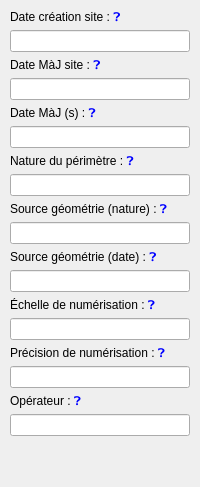
<widget class="QWidget" name="siteTab_3_scrollContents"><layout class="QVBoxLayout" name="siteTab_3_innerLayout"><property name="leftMargin"><number>10</number></property><property name="topMargin"><number>10</number></property><property name="rightMargin"><number>10</number></property><item>
                          <widget class="QLabel" name="lbl_txtSite_date_crea_site">
                            <property name="text"><string>Date création site : &lt;a href="?" style="text-decoration:none;"&gt;❓&lt;/a&gt;</string></property>
                          <property name="textFormat"><enum>Qt::RichText</enum></property><property name="textInteractionFlags"><set>Qt::LinksAccessibleByMouse</set></property></widget>
                        </item>
                        <item>
                          <widget class="QLineEdit" name="txtSite_date_crea_site">
                            <property name="readOnly"><bool>true</bool></property>
                          </widget>
                        </item>
                        <item>
                          <widget class="QLabel" name="lbl_txtSite_date_maj_site">
                            <property name="text"><string>Date MàJ site : &lt;a href="?" style="text-decoration:none;"&gt;❓&lt;/a&gt;</string></property>
                          <property name="textFormat"><enum>Qt::RichText</enum></property><property name="textInteractionFlags"><set>Qt::LinksAccessibleByMouse</set></property></widget>
                        </item>
                        <item>
                          <widget class="QLineEdit" name="txtSite_date_maj_site">
                            <property name="readOnly"><bool>true</bool></property>
                          </widget>
                        </item>
                        <item>
                          <widget class="QLabel" name="lbl_txtSite_date_maj_s">
                            <property name="text"><string>Date MàJ (s) : &lt;a href="?" style="text-decoration:none;"&gt;❓&lt;/a&gt;</string></property>
                          <property name="textFormat"><enum>Qt::RichText</enum></property><property name="textInteractionFlags"><set>Qt::LinksAccessibleByMouse</set></property></widget>
                        </item>
                        <item>
                          <widget class="QLineEdit" name="txtSite_date_maj_s">
                            <property name="readOnly"><bool>true</bool></property>
                          </widget>
                        </item>
                        <item>
                          <widget class="QLabel" name="lbl_txtSite_nature_perimetre">
                            <property name="text"><string>Nature du périmètre : &lt;a href="?" style="text-decoration:none;"&gt;❓&lt;/a&gt;</string></property>
                          <property name="textFormat"><enum>Qt::RichText</enum></property><property name="textInteractionFlags"><set>Qt::LinksAccessibleByMouse</set></property></widget>
                        </item>
                        <item>
                          <widget class="QLineEdit" name="txtSite_nature_perimetre">
                            <property name="readOnly"><bool>true</bool></property>
                          </widget>
                        </item>
                        <item>
                          <widget class="QLabel" name="lbl_txtSite_source_geom_site_nature">
                            <property name="text"><string>Source géométrie (nature) : &lt;a href="?" style="text-decoration:none;"&gt;❓&lt;/a&gt;</string></property>
                          <property name="textFormat"><enum>Qt::RichText</enum></property><property name="textInteractionFlags"><set>Qt::LinksAccessibleByMouse</set></property></widget>
                        </item>
                        <item>
                          <widget class="QLineEdit" name="txtSite_source_geom_site_nature">
                            <property name="readOnly"><bool>true</bool></property>
                          </widget>
                        </item>
                        <item>
                          <widget class="QLabel" name="lbl_txtSite_source_geom_site_date">
                            <property name="text"><string>Source géométrie (date) : &lt;a href="?" style="text-decoration:none;"&gt;❓&lt;/a&gt;</string></property>
                          <property name="textFormat"><enum>Qt::RichText</enum></property><property name="textInteractionFlags"><set>Qt::LinksAccessibleByMouse</set></property></widget>
                        </item>
                        <item>
                          <widget class="QLineEdit" name="txtSite_source_geom_site_date">
                            <property name="readOnly"><bool>true</bool></property>
                          </widget>
                        </item>
                        <item>
                          <widget class="QLabel" name="lbl_txtSite_echelle_num_site">
                            <property name="text"><string>Échelle de numérisation : &lt;a href="?" style="text-decoration:none;"&gt;❓&lt;/a&gt;</string></property>
                          <property name="textFormat"><enum>Qt::RichText</enum></property><property name="textInteractionFlags"><set>Qt::LinksAccessibleByMouse</set></property></widget>
                        </item>
                        <item>
                          <widget class="QLineEdit" name="txtSite_echelle_num_site">
                            <property name="readOnly"><bool>true</bool></property>
                          </widget>
                        </item>
                        <item>
                          <widget class="QLabel" name="lbl_txtSite_precision_num_site">
                            <property name="text"><string>Précision de numérisation : &lt;a href="?" style="text-decoration:none;"&gt;❓&lt;/a&gt;</string></property>
                          <property name="textFormat"><enum>Qt::RichText</enum></property><property name="textInteractionFlags"><set>Qt::LinksAccessibleByMouse</set></property></widget>
                        </item>
                        <item>
                          <widget class="QLineEdit" name="txtSite_precision_num_site">
                            <property name="readOnly"><bool>true</bool></property>
                          </widget>
                        </item>
                        <item>
                          <widget class="QLabel" name="lbl_txtSite_operateur">
                            <property name="text"><string>Opérateur : &lt;a href="?" style="text-decoration:none;"&gt;❓&lt;/a&gt;</string></property>
                          <property name="textFormat"><enum>Qt::RichText</enum></property><property name="textInteractionFlags"><set>Qt::LinksAccessibleByMouse</set></property></widget>
                        </item>
                        <item>
                          <widget class="QLineEdit" name="txtSite_operateur">
                            <property name="readOnly"><bool>true</bool></property>
                          </widget>
                        </item>
                        <item><spacer name="siteTab_3_spacer"><property name="orientation"><enum>Qt::Vertical</enum></property><property name="sizeHint" stdset="0"><size><width>20</width><height>40</height></size></property></spacer></item></layout></widget>
